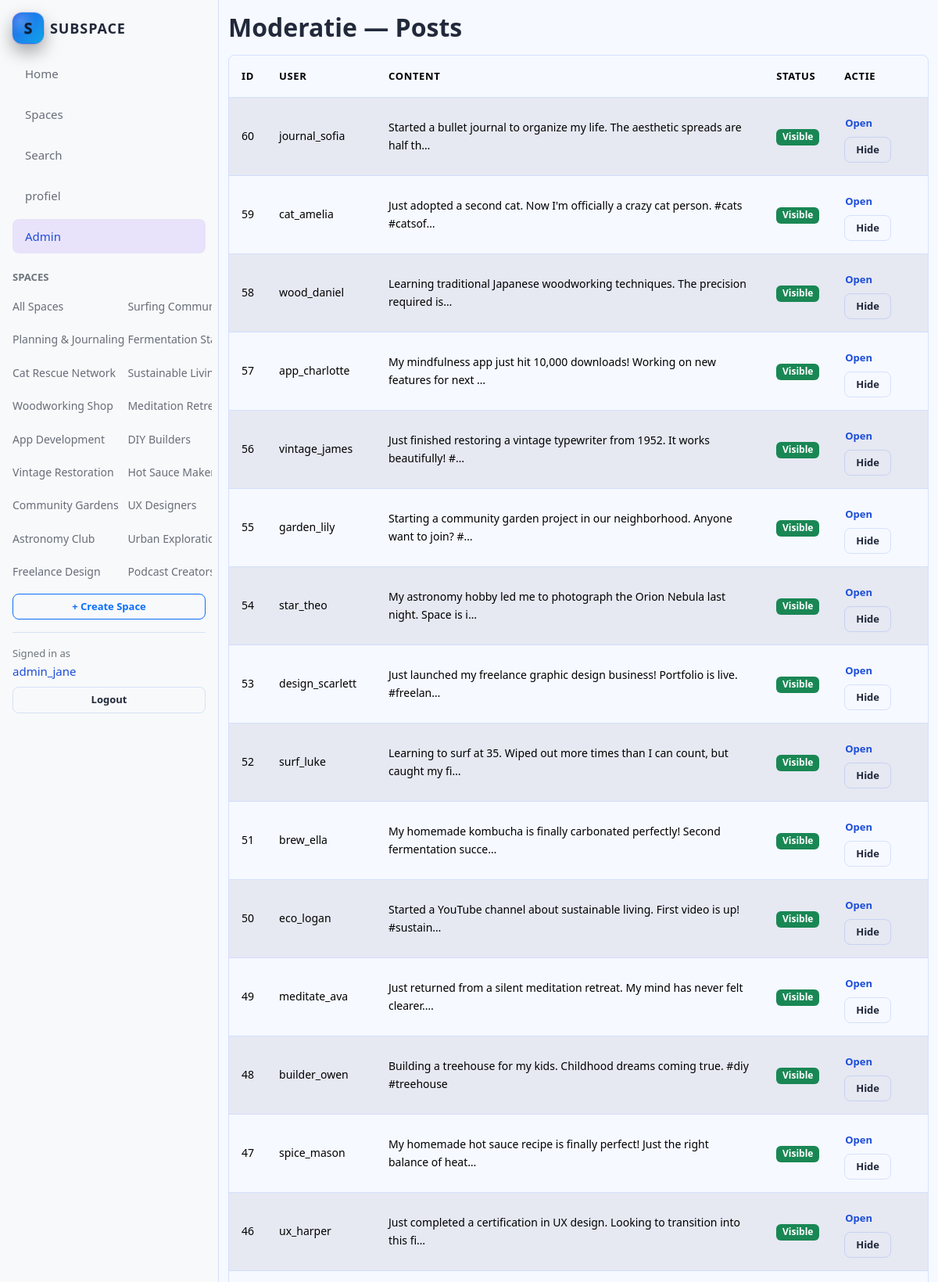
/admin/posts.php (signed in, upper part), run on the app's committed database.
### tables this page shows
CREATE TABLE IF NOT EXISTS spaces (
  id INT AUTO_INCREMENT PRIMARY KEY,
  user_id INT NOT NULL,
  title VARCHAR(100) NOT NULL,
  subject VARCHAR(255) NOT NULL,
  description TEXT NULL,
  is_hidden TINYINT(1) NOT NULL DEFAULT 0,
  created_at DATETIME NOT NULL,
  updated_at DATETIME NULL,
  KEY ix_spaces_created_at (created_at),
  KEY ix_spaces_user_created (user_id, created_at),
  CONSTRAINT fk_spaces_user FOREIGN KEY (user_id) REFERENCES users(id) ON DELETE CASCADE
);

CREATE TABLE IF NOT EXISTS users (
  id INT AUTO_INCREMENT PRIMARY KEY,
  username VARCHAR(50) NOT NULL,
  email VARCHAR(255) NOT NULL,
  password_hash VARCHAR(255) NOT NULL,
  role VARCHAR(20) NOT NULL DEFAULT 'user',
  created_at DATETIME NOT NULL,
  updated_at DATETIME NULL,
  UNIQUE KEY uq_users_username (username),
  UNIQUE KEY uq_users_email (email)
);

CREATE TABLE IF NOT EXISTS posts (
  id INT AUTO_INCREMENT PRIMARY KEY,
  user_id INT NOT NULL,
  space_id INT NULL,
  content TEXT NOT NULL,
  link_url VARCHAR(500) NULL,
  media_url VARCHAR(500) NULL,
  is_hidden TINYINT(1) NOT NULL DEFAULT 0,
  created_at DATETIME NOT NULL,
  updated_at DATETIME NULL,
  KEY ix_posts_created_at (created_at),
  KEY ix_posts_user_created (user_id, created_at),
  KEY ix_posts_space (space_id),
  CONSTRAINT fk_posts_user FOREIGN KEY (user_id) REFERENCES users(id) ON DELETE CASCADE,
  CONSTRAINT fk_posts_space FOREIGN KEY (space_id) REFERENCES spaces(id) ON DELETE CASCADE
);

### includes/helpers.php (called while the page is built, shortened)
<?php
function e(?string $value): string
{
    return htmlspecialchars($value ?? '', ENT_QUOTES | ENT_SUBSTITUTE, 'UTF-8');
}
function app_base_path(): string
{
    static $base = null;
    if ($base !== null) {
        return $base;
    }
    $configFile = __DIR__ . '/config.php';
    $config = require $configFile;
    $base = rtrim((string)($config['app']['base_path'] ?? ''), '/');
    return $base;
}
function url(string $path = '/'): string
{
    $path = (string)$path;
    $base = trim(app_base_path());
    return rtrim($base, '/') . $path;
}
function db_has_column(string $table, string $column): bool
{
    static $cache = [];
    $key = $table . '.' . $column;
    $pdo = Db::pdo();
    $stmt = $pdo->prepare(
        'SELECT 1
         FROM INFORMATION_SCHEMA.COLUMNS
         WHERE TABLE_SCHEMA = DATABASE()
           AND TABLE_NAME = :t
           AND COLUMN_NAME = :c
         LIMIT 1'
    );
    $stmt->execute([':t' => $table, ':c' => $column]);
    $cache[$key] = (bool)$stmt->fetchColumn();
    return (bool)$cache[$key];
}
function get_spaces(int $limit = 20, int $offset = 0, bool $include_hidden = false): array
{
    $pdo = Db::pdo();
    $hidden_clause = $include_hidden ? '' : 'AND s.is_hidden = 0';
    $hasSpaceId = db_has_column('posts', 'space_id');
    if ($hasSpaceId) {
        $sql =
            "SELECT s.id, s.user_id, s.title, s.subject, s.description, s.is_hidden, s.created_at,
                    u.username, COUNT(p.id) AS post_count
             FROM spaces s
             JOIN users u ON u.id = s.user_id
             LEFT JOIN posts p ON p.space_id = s.id AND p.is_hidden = 0
             WHERE 1=1 $hidden_clause
             GROUP BY s.id
             ORDER BY s.created_at DESC
             LIMIT :limit OFFSET :offset";
    }
    $stmt = $pdo->prepare($sql);
    $stmt->bindValue(':limit', $limit, PDO::PARAM_INT);
    $stmt->bindValue(':offset', $offset, PDO::PARAM_INT);
    $stmt->execute();
    return $stmt->fetchAll();
}

### includes/config.php (called while the page is built, shortened)
<?php
return [
    'app' => [
        'base_path' => '/projecten/Subspace',
    ],
    'db' => [
        'host' => '127.0.0.1',
        'name' => 'subspace',
        'user' => 'root',
        'pass' => '',
        'charset' => 'utf8mb4',
    ],
];

### includes/auth.php (called while the page is built, shortened)
<?php
require_once __DIR__ . '/helpers.php';
function current_user(): ?array
{
    $userId = (int)$_SESSION['user_id'];
    $pdo = Db::pdo();
    $stmt = $pdo->prepare('SELECT id, username, email, role, created_at FROM users WHERE id = :id');
    $stmt->execute([':id' => $userId]);
    $user = $stmt->fetch();
    return $user ?: null;
}
function is_admin(): bool
{
    $user = current_user();
    return $user && ($user['role'] ?? '') === 'admin';
}

### admin/posts.php (the view, shortened to what this page needs)
<?php
require_once __DIR__ . '/../includes/helpers.php';
require_once __DIR__ . '/../includes/auth.php';
require_once __DIR__ . '/../includes/header.php';
$stmt = $pdo->query(
    'SELECT p.id, p.content, p.created_at, p.is_hidden, u.username
     FROM posts p
     JOIN users u ON u.id = p.user_id
     ORDER BY p.created_at DESC
     LIMIT 100'
);
$posts = $stmt->fetchAll();
?>
<h1>Moderatie — Posts</h1>
<div class="table-responsive">
<table class="table table-striped align-middle">
    <thead>
        <tr>
            <th>ID</th>
            <th>User</th>
            <th>Content</th>
            <th>Status</th>
            <th>Actie</th>
        </tr>
    </thead>
    <tbody>
        <?php foreach ($posts as $post): ?>
            <tr>
                <td><?= (int)$post['id'] ?></td>
                <td><?= e($post['username']) ?></td>
                <td><?= e(mb_strimwidth((string)$post['content'], 0, 80, '…', 'UTF-8')) ?></td>
                <td>
                    <?php if ((int)$post['is_hidden'] === 1): ?>
                        <span class="badge text-bg-danger">Hidden</span>
                    <?php else: ?>
                        <span class="badge text-bg-success">Visible</span>
                    <?php endif; ?>
                </td>
                <td>
                    <a class="btn btn-sm btn-link px-0" href="<?= e(url('/post.php?id=' . (int)$post['id'])) ?>">Open</a>
                    <form method="post" action="<?= e(url('/admin/posts.php')) ?>" class="d-inline">
                        <button type="submit" class="btn btn-sm btn-outline-secondary">
                            <?= ((int)$post['is_hidden'] === 1) ? 'Unhide' : 'Hide' ?>
                        </button>
                    </form>
                </td>
            </tr>
        <?php endforeach; ?>
    </tbody>
</table>
</div>
<?php require_once __DIR__ . '/../includes/footer.php'; ?>

### includes/header.php (shortened to what this page needs)
<?php
require_once __DIR__ . '/helpers.php';
require_once __DIR__ . '/auth.php';
$user = current_user();
$currentPath = strtolower((string)($_SERVER['SCRIPT_NAME'] ?? ''));
$isActive = static function (string $path) use ($currentPath): string {
    $path = strtolower($path);
    if ($path !== '' && $path[0] !== '/') {
        $path = '/' . $path;
    }
    return str_ends_with($currentPath, $path) ? 'active' : '';
};
$isAdminSection = str_starts_with($currentPath, '/admin/');
try {
    $navSpaces = get_spaces(200, 0, is_admin());
} catch (Throwable $e) {
    $navSpaces = [];
}
?>
<!DOCTYPE html>
<html lang="en" data-bs-theme="light">
<head>
    <link href="https://cdn.jsdelivr.net/npm/bootstrap@5.3.3/dist/css/bootstrap.min.css" rel="stylesheet">
    <link href="https://cdn.jsdelivr.net/npm/bootstrap-icons@1.11.3/font/bootstrap-icons.min.css" rel="stylesheet">
    <link rel="stylesheet" href="<?= e(url('/assets/css/style.css')) ?>">
</head>
<body>
<div class="d-flex min-vh-100">
    <aside class="d-flex flex-column flex-shrink-0 p-3 border-end bg-body-tertiary subspace-sidebar">
        <a class="d-flex align-items-center gap-2 mb-3 text-decoration-none" href="<?= e(url('/index.php')) ?>" aria-label="Subspace home">
            <span class="brand-mark" aria-hidden="true">S</span>
            <span class="brand-text">SUBSPACE</span>
        </a>
        <ul class="nav nav-pills flex-column gap-1 mb-3">
            <li class="nav-item">
                <a class="nav-link <?= e($isActive('index.php')) ?>" href="<?= e(url('/index.php')) ?>">Home</a>
            </li>
            <li class="nav-item">
                <a class="nav-link <?= e($isActive('space.php')) ?>" href="<?= e(url('/space.php')) ?>">Spaces</a>
            </li>
            <li class="nav-item">
                <a class="nav-link <?= e($isActive('search.php')) ?>" href="<?= e(url('/search.php')) ?>">Search</a>
            </li>
            <?php if ($user): ?>
                <li class="nav-item">
                    <a class="nav-link <?= e($isActive('profile.php')) ?>" href="<?= e(url('/profile.php')) ?>">profiel</a>
                </li>
                <?php if (($user['role'] ?? '') === 'admin'): ?>
                    <li class="nav-item">
                        <a class="nav-link <?= $isAdminSection ? 'active' : '' ?>" href="<?= e(url('/admin/index.php')) ?>">Admin</a>
                    </li>
                <?php endif; ?>
            <?php endif; ?>
        </ul>
        <div class="text-uppercase small fw-semibold text-secondary mb-2">Spaces</div>
        <div class="nav flex-column small gap-1 subspace-nav-spaces">
            <a class="nav-link px-0" href="<?= e(url('/space.php')) ?>">All Spaces</a>
            <?php foreach ($navSpaces as $space): ?>
                <a class="nav-link px-0" href="<?= e(url('/space.php?id=' . (int)$space['id'])) ?>">
                    <?= e($space['title']) ?>
                </a>
            <?php endforeach; ?>
        </div>
        <?php if ($user): ?>
            <a class="btn btn-sm btn-outline-primary w-100 mt-2" href="<?= e(url('/space.php#new-space')) ?>">+ Create Space</a>
        <?php endif; ?>
        <div class="pt-3 mt-3 border-top">
            <?php if ($user): ?>
                <div class="small text-secondary">Signed in as</div>
                <div class="mb-2">
                    <a class="text-decoration-none" href="<?= e(url('/profile.php')) ?>"><?= e($user['username'] ?? '') ?></a>
                </div>
                <a class="btn btn-sm btn-outline-secondary w-100" href="<?= e(url('/logout.php')) ?>">Logout</a>
            <?php endif; ?>
        </div>
    </aside>
    <div class="flex-grow-1 d-flex flex-column">
        <main class="container-fluid py-3 flex-grow-1">

### data on the page
spaces: title "Planning & Journaling"
spaces: title "Cat Rescue Network"
spaces: title "Woodworking Shop"
spaces: title "App Development"
spaces: title "Vintage Restoration"
spaces: title "Community Gardens"
spaces: title "Astronomy Club"
spaces: title "Freelance Design"
spaces: title "Surfing…"
spaces: title "Fermentation…"
spaces: title "Sustainable…"
spaces: title "Meditation…"
spaces: title "DIY Builders"
spaces: title "Hot Sauce…"
spaces: title "UX Designers"
spaces: title "Urban…"
spaces: title "Podcast…"
users: username "admin_jane"
posts: id "60", user.username "journal_sofia", content "Started a bullet journal to organize my life. The aesthetic spreads are half th…", is_hidden "Visible"
posts: id "59", user.username "cat_amelia", content "Just adopted a second cat. Now I'm officially a crazy cat person. #cats #catsof…", is_hidden "Visible"
posts: id "58", user.username "wood_daniel", content "Learning traditional Japanese woodworking techniques. The precision required is…", is_hidden "Visible"
posts: id "57", user.username "app_charlotte", content "My mindfulness app just hit 10,000 downloads! Working on new features for next …", is_hidden "Visible"
posts: id "56", user.username "vintage_james", content "Just finished restoring a vintage typewriter from 1952. It works beautifully! #…", is_hidden "Visible"
posts: id "55", user.username "garden_lily", content "Starting a community garden project in our neighborhood. Anyone want to join? #…", is_hidden "Visible"
posts: id "54", user.username "star_theo", content "My astronomy hobby led me to photograph the Orion Nebula last night. Space is i…", is_hidden "Visible"
posts: id "53", user.username "design_scarlett", content "Just launched my freelance graphic design business! Portfolio is live. #freelan…", is_hidden "Visible"
posts: id "52", user.username "surf_luke", content "Learning to surf at 35. Wiped out more times than I can count, but caught my fi…", is_hidden "Visible"
posts: id "51", user.username "brew_ella", content "My homemade kombucha is finally carbonated perfectly! Second fermentation succe…", is_hidden "Visible"
posts: id "50", user.username "eco_logan", content "Started a YouTube channel about sustainable living. First video is up! #sustain…", is_hidden "Visible"
posts: id "49", user.username "meditate_ava", content "Just returned from a silent meditation retreat. My mind has never felt clearer.…", is_hidden "Visible"
posts: id "48", user.username "builder_owen", content "Building a treehouse for my kids. Childhood dreams coming true. #diy #treehouse", is_hidden "Visible"
posts: id "47", user.username "spice_mason", content "My homemade hot sauce recipe is finally perfect! Just the right balance of heat…", is_hidden "Visible"
posts: id "46", user.username "ux_harper", content "Just completed a certification in UX design. Looking to transition into this fi…", is_hidden "Visible"
